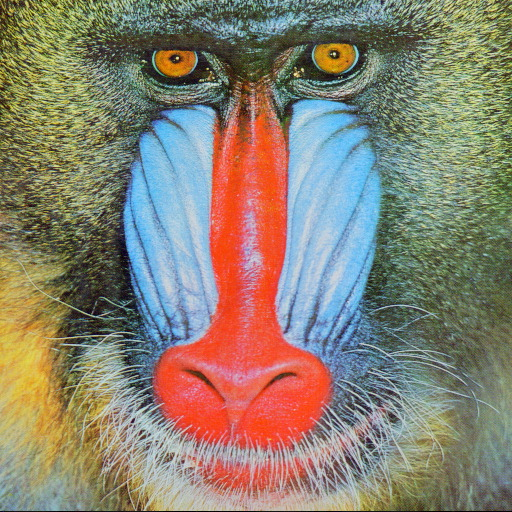
//> input picture Trab1 - Gerando Histograma/baboon.jpg, 512 x 512 px
$ ./Trabalho_1_-_Tiago_Carvalho_da_Costa   (built with g++ and OpenCV 4)
//> lines starting //> are read from the running program, lines starting //| are printed output that depends on the picture; after the words box and inside, x2 and y2 are one past the last pixel; in counts of white or black regions, pixels touching at a corner belong together
#include <opencv2/imgproc/imgproc.hpp>
#include <opencv2/highgui/highgui.hpp>

#include <iostream>

using namespace cv;
using namespace std;

int _brilho = 100;
Mat image, img_aux, image2;
int histSize = 256;


void histograma_img_tons_de_cinza(double a, double b){
    Mat hist_origin, img_balanceada;

    image.convertTo(img_balanceada, CV_8U, a, b);
    imshow("Imagem Original", img_balanceada);

    calcHist(&img_balanceada, 1, 0, Mat(), hist_origin, 1, &histSize, 0);
    Mat histImage_origin = Mat::ones(160, 260, CV_8U)*255;

    normalize(hist_origin, hist_origin, 0, histImage_origin.rows, CV_MINMAX, CV_32F);

    histImage_origin = Scalar::all(255);
    int binW = cvRound((double)histImage_origin.cols/histSize);

    for( int i = 0; i < histSize; i++ )
        rectangle( histImage_origin, Point(i*binW, histImage_origin.rows),
                   Point((i+1)*binW, histImage_origin.rows - cvRound(hist_origin.at<float>(i))),
                   Scalar::all(0), -1, 8, 0 );
    imshow("Histograma Original", histImage_origin);

}


void atualizar_brilho( int arg, void* ){
    int brilho = _brilho - 100;
    double a, b;

        double delta = -128/100;
        a = (256.-delta*2)/255.;
        b = a*brilho + delta;

    histograma_img_tons_de_cinza(a,b);

    Mat img_eq, hist;

    img_aux.convertTo(img_eq, CV_8U, a, b);
    imshow("Imagem Equalizada", img_eq);


    calcHist(&img_eq, 1, 0, Mat(), hist, 1, &histSize, 0);
    Mat histImage = Mat::ones(160, 260, CV_8U)*255;

    normalize(hist, hist, 0, histImage.rows, CV_MINMAX, CV_32F);

    histImage = Scalar::all(255);
    int binW = cvRound((double)histImage.cols/histSize);

    for( int i = 0; i < histSize; i++ )
        rectangle( histImage, Point(i*binW, histImage.rows),
                   Point((i+1)*binW, histImage.rows - cvRound(hist.at<float>(i))),
                   Scalar::all(0), -1, 8, 0 );
    imshow("Histograma Equalizado", histImage);
}

int main( int argc, char** argv ){
     image = imread("baboon.jpg", 0);
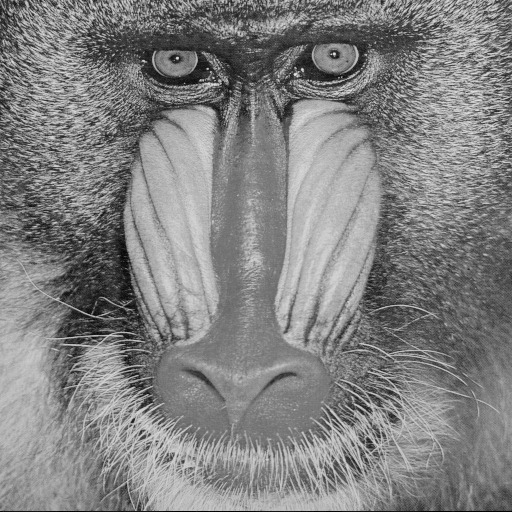
//> image: 512 rows x 512 cols, CV_8UC1; min 0, max 234, mean 129.7
     equalizeHist(image, img_aux);
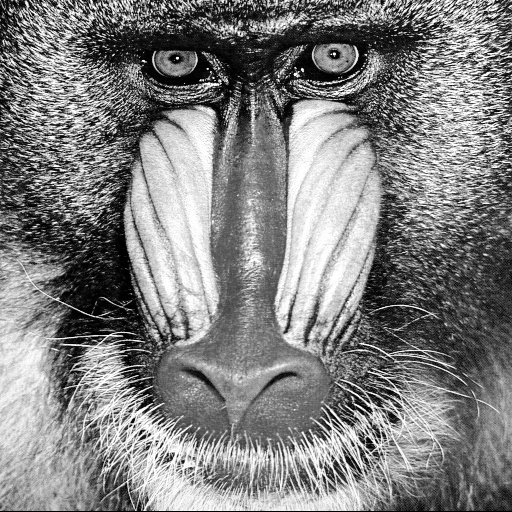
//> img_aux: 512 rows x 512 cols, CV_8UC1; min 0, max 255, mean 128.4
    namedWindow("Imagem Equalizada", 0);
    namedWindow("Histograma Equalizado", 0);
    namedWindow("Imagem Original",0);
    namedWindow("Histograma Original", 0);

    createTrackbar("Equalização", "Imagem Original", &_brilho, 200, atualizar_brilho);

    atualizar_brilho(0, 0);
//> in histograma_img_tons_de_cinza, `calcHist(&img_balanceada, 1, 0, Mat(), hist_origin, 1, &histSize, 0);`: hist_origin = 256 values, max 2730 at index 124, min 0 at index 42, mean 1024; histSize = 256
//> in histograma_img_tons_de_cinza, `normalize(hist_origin, hist_origin, 0, histImage_origin.rows, CV_MINMA..`: hist_origin = 256 values, max 160 at index 124, min 0 at index 42, mean 60.01
//> in histograma_img_tons_de_cinza, `int binW = cvRound((double)histImage_origin.cols/histSize);`: binW = 1
//> after the loop in histograma_img_tons_de_cinza, `for( int i = 0; i < histSize; i++ )`:
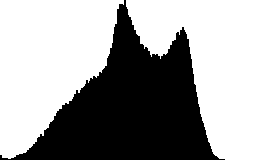
//> histImage_origin: 160 rows x 260 cols, CV_8UC1; 62% white; 1 black region, box (x1, y1, x2, y2) and area: (0, 0, 225, 160) 15826
//> in atualizar_brilho, `calcHist(&img_eq, 1, 0, Mat(), hist, 1, &histSize, 0);`: hist = 256 values, max 2947 at index 255, min 0 at index 37, mean 1024
//> in atualizar_brilho, `normalize(hist, hist, 0, histImage.rows, CV_MINMAX, CV_32F);`: hist = 256 values, max 160 at index 255, min 0 at index 37, mean 55.6
//> in atualizar_brilho, `int binW = cvRound((double)histImage.cols/histSize);`: binW = 1
//> after the loop in atualizar_brilho, `for( int i = 0; i < histSize; i++ )`:
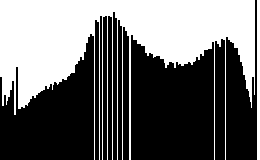
//> histImage: 160 rows x 260 cols, CV_8UC1; 42.1% white; 2 white regions, box (x1, y1, x2, y2) and area: (0, 0, 255, 160) 17023, (257, 0, 260, 160) 480
    waitKey();

    return 0;
}
